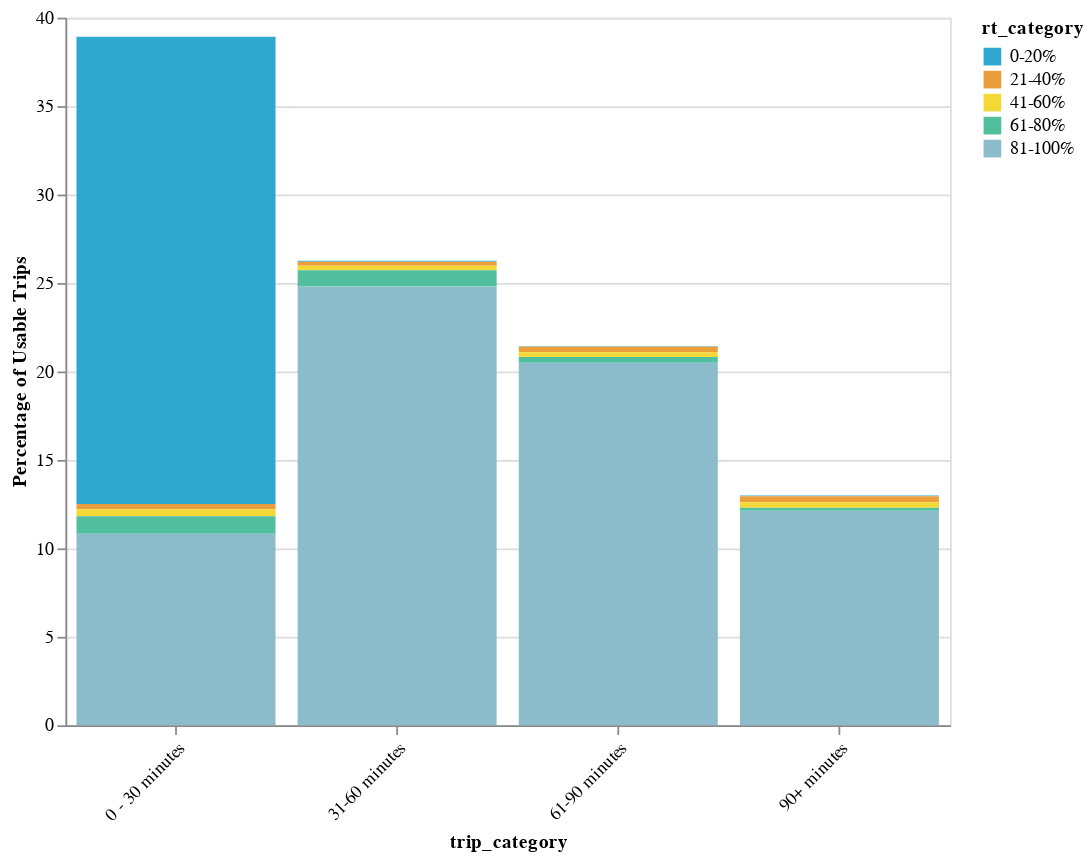

Here is the notebook cell this chart was saved with:
### Code cell
threshold_utils.chart_size(
    alt.Chart(sw_rt_trips)
    .mark_bar()
    .encode(
        x=alt.X("trip_category", axis=alt.Axis(labelAngle=-45)),
        y="Percentage of Usable Trips",
        color=alt.Color(
            "rt_category", scale=alt.Scale(range=cp.CALITP_CATEGORY_BRIGHT_COLORS)
        ),
        tooltip=sw_rt_trips.columns.tolist(),
    ),
    500,
    400,
).interactive()

### Figure 1 — Vega-Lite specification as saved in the notebook (floating-point values rounded to 4 significant figures)
{"config": {"view": {"continuousWidth": 400, "continuousHeight": 300}}, "data": {"name": "data-9471ca3f2480e89fd13cbeb4e4e7084c"}, "mark": "bar", "encoding": {"color": {"field": "rt_category", "scale": {"range": ["#2EA8CE", "#EB9F3C", "#F4D837", "#51BF9D", "#8CBCCB", "#9487C0"]}, "type": "nominal"}, "tooltip": [{"field": "rt_category", "type": "nominal"}, {"field": "trip_category", "type": "nominal"}, {"field": "total_trips", "type": "quantitative"}, {"field": "Percentage of Usable Trips", "type": "quantitative"}], "x": {"axis": {"labelAngle": -45}, "field": "trip_category", "type": "nominal"}, "y": {"field": "Percentage of Usable Trips", "type": "quantitative"}}, "height": 400, "selection": {"selector002": {"type": "interval", "bind": "scales", "encodings": ["x", "y"]}}, "width": 500, "$schema": "https://vega.github.io/schema/vega-lite/v4.17.0.json", "datasets": {"data-9471ca3f2480e89fd13cbeb4e4e7084c": [{"rt_category": "0-20%", "trip_category": "0 - 30 minutes", "total_trips": 25901, "Percentage of Usable Trips": 26.4}, {"rt_category": "0-20%", "trip_category": "31-60 minutes", "total_trips": 55, "Percentage of Usable Trips": 0.05606}, {"rt_category": "0-20%", "trip_category": "61-90 minutes", "total_trips": 27, "Percentage of Usable Trips": 0.02752}, {"rt_category": "0-20%", "trip_category": "90+ minutes", "total_trips": 31, "Percentage of Usable Trips": 0.0316}, {"rt_category": "21-40%", "trip_category": "0 - 30 minutes", "total_trips": 293, "Percentage of Usable Trips": 0.2987}, {"rt_category": "21-40%", "trip_category": "31-60 minutes", "total_trips": 216, "Percentage of Usable Trips": 0.2202}, {"rt_category": "21-40%", "trip_category": "61-90 minutes", "total_trips": 312, "Percentage of Usable Trips": 0.318}, {"rt_category": "21-40%", "trip_category": "90+ minutes", "total_trips": 343, "Percentage of Usable Trips": 0.3496}, {"rt_category": "41-60%", "trip_category": "0 - 30 minutes", "total_trips": 388, "Percentage of Usable Trips": 0.3955}, {"rt_category": "41-60%", "trip_category": "31-60 minutes", "total_trips": 254, "Percentage of Usable Trips": 0.2589}, {"rt_category": "41-60%", "trip_category": "61-90 minutes", "total_trips": 257, "Percentage of Usable Trips": 0.262}, {"rt_category": "41-60%", "trip_category": "90+ minutes", "total_trips": 301, "Percentage of Usable Trips": 0.3068}, {"rt_category": "61-80%", "trip_category": "0 - 30 minutes", "total_trips": 974, "Percentage of Usable Trips": 0.9928}, {"rt_category": "61-80%", "trip_category": "31-60 minutes", "total_trips": 892, "Percentage of Usable Trips": 0.9092}, {"rt_category": "61-80%", "trip_category": "61-90 minutes", "total_trips": 315, "Percentage of Usable Trips": 0.3211}, {"rt_category": "61-80%", "trip_category": "90+ minutes", "total_trips": 165, "Percentage of Usable Trips": 0.1682}, {"rt_category": "81-100%", "trip_category": "0 - 30 minutes", "total_trips": 10623, "Percentage of Usable Trips": 10.83}, {"rt_category": "81-100%", "trip_category": "31-60 minutes", "total_trips": 24341, "Percentage of Usable Trips": 24.81}, {"rt_category": "81-100%", "trip_category": "61-90 minutes", "total_trips": 20110, "Percentage of Usable Trips": 20.5}, {"rt_category": "81-100%", "trip_category": "90+ minutes", "total_trips": 11899, "Percentage of Usable Trips": 12.13}]}}
